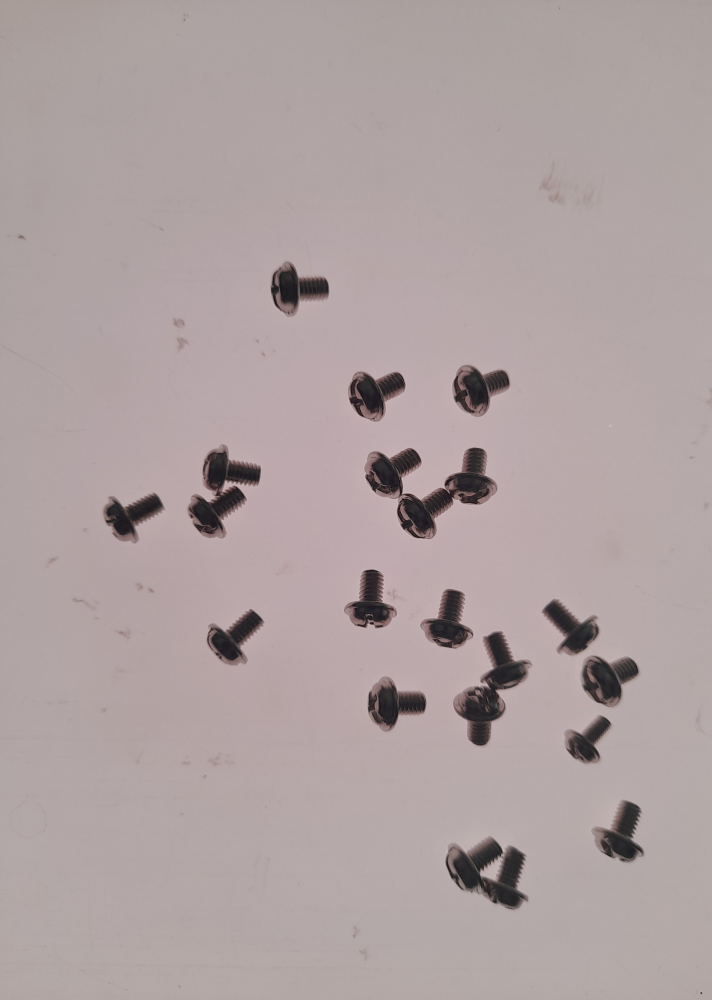
#> input picture CountingChallenge/Bolts/20240713_192951.jpg, 2848 x 4000 px, found by its file name (shown at 1/4 size); its folder holds only this picture in this run
$ python bolt.py
#> lines starting #> are read from the running program, lines starting #| are printed output that depends on the picture; after the words box and inside, x2 and y2 are one past the last pixel; in counts of white or black regions, pixels touching at a corner belong together
import cv2
import numpy as np
import os

def sharpen_image(img):
    kernel = np.array([[0, -1, 0], [-1, 5, -1], [0, -1, 0]])
    sharpened = cv2.filter2D(img, -1, kernel)
    return sharpened

def apply_morphology(img):
    kernel = np.ones((5, 5), np.uint8)
    closed = cv2.morphologyEx(img, cv2.MORPH_CLOSE, kernel)
    return closed

def update_threshold(value, image, image_contours):
    sharpened_image = sharpen_image(image)
    ret, thresh = cv2.threshold(sharpened_image, value, 255, cv2.THRESH_BINARY_INV)
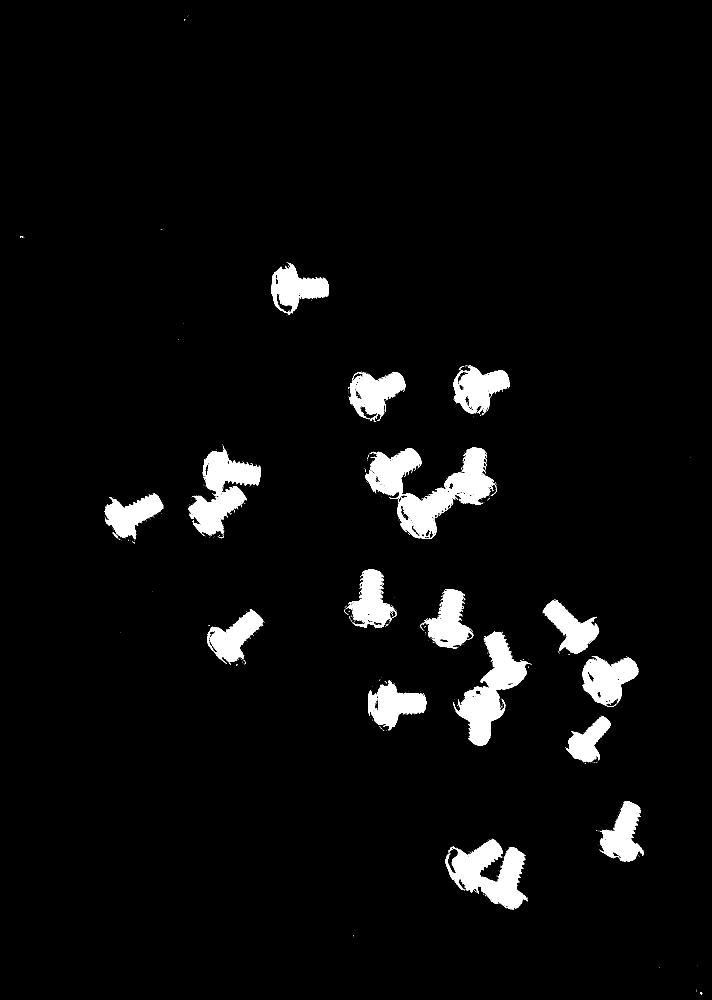
#> thresh: shape (4000, 2848) (shown at 1/4 size); 4.2% white; 1448 white regions (1403 under 20 px), largest, box (x1, y1, x2, y2) and area: (1461, 1791, 1985, 2156) 69718, (1814, 2529, 2120, 2983) 48513, (1782, 3357, 2110, 3639) 45057
#> ret = 105
    closed_thresh = apply_morphology(thresh)
    contours, hierarchy = cv2.findContours(closed_thresh, cv2.RETR_TREE, cv2.CHAIN_APPROX_SIMPLE)
#> contours = 287 contours, 204 with area under 20; largest, box (x1, y1, x2, y2) and area: (1461, 1791, 1988, 2156) 79809, (1814, 2527, 2120, 2983) 50808, (1782, 3355, 2112, 3640) 49870, (752, 1783, 1044, 2153) 46650, (2329, 2624, 2554, 2827) 29076
    cv2.drawContours(image_contours, contours, -1, (0, 255, 0), 2)
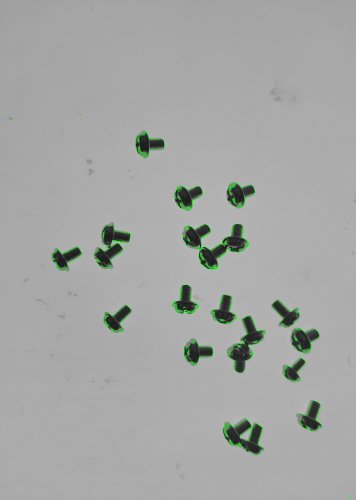
#> image_contours: shape (4000, 2848, 3) (shown at 1/8 size); mean B, G, R 164.3, 166.1, 164.3
    cv2.putText(image_contours, f'Total Contours: {len(contours)}', (10, 30), cv2.FONT_HERSHEY_SIMPLEX, 1, (0, 0, 255), 2)
    cluster_count = count_clusters(closed_thresh, image_contours)
    return image_contours, cluster_count

def count_clusters(thresh, image_contours):
    num_labels, labels_im = cv2.connectedComponents(thresh)
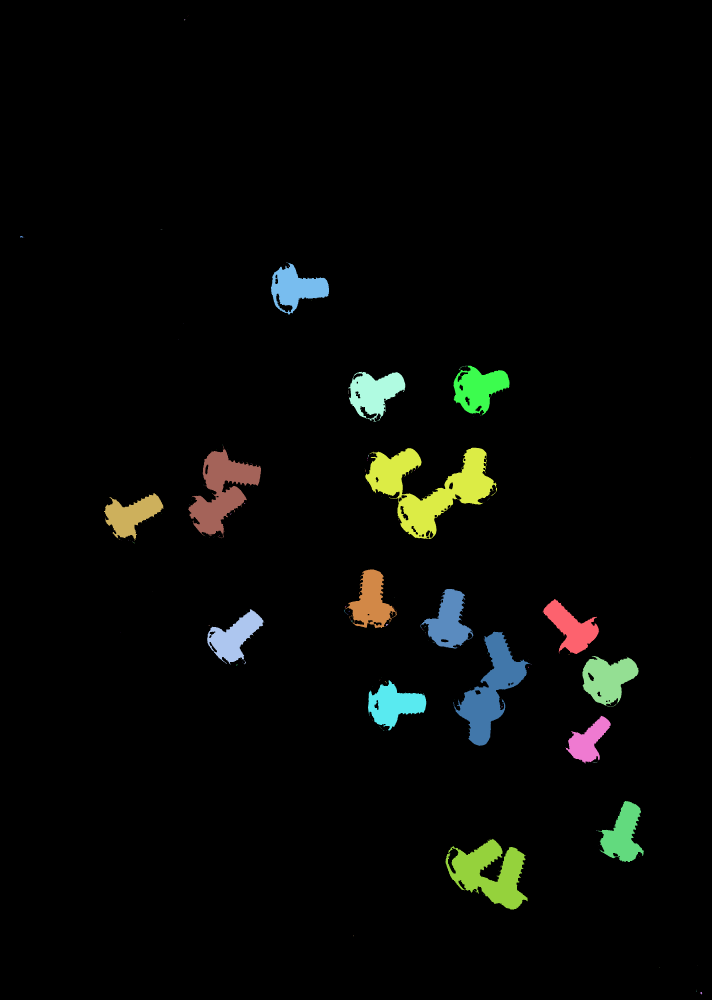
#> labels_im: shape (4000, 2848) int32 (shown at 1/4 size); 225 distinct labels, from 0 to 224; one colour per label, 0 black
#> num_labels = 225
    cluster_count = 0
    min_area = 100
    for label in range(1, num_labels):
        mask = labels_im == label
        area = np.sum(mask)
        if area >= min_area:
            cluster_count += 1
#> this loop made 224 passes
#> area on passes 6, 8, 16, 17, 18, 32, 33, 56: 61, 24565, 69, 25907, 26007, 47290, 78301, 22550
#> pass 1, in count_clusters, `mask = labels_im == label`:
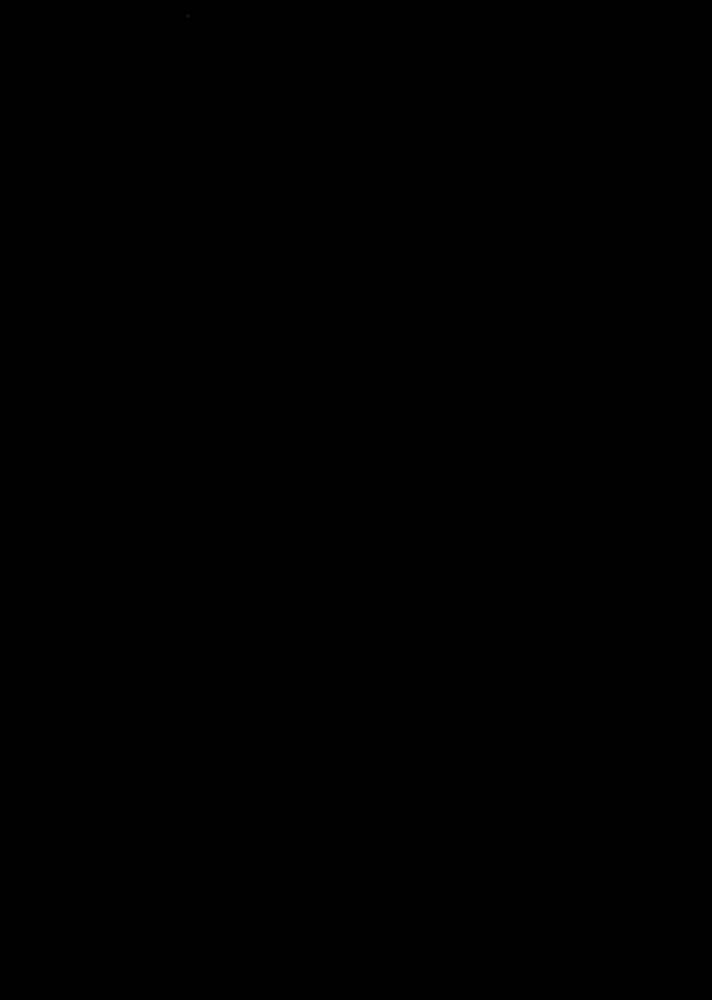
#> mask: shape (4000, 2848) bool (shown at 1/4 size); 0% white in thin lines or dots, all inside (x1, y1, x2, y2) = (751, 63, 753, 65)
#> after the loop, cluster_count = 16
    cv2.putText(image_contours, f'Clusters: {cluster_count}', (10, 70), cv2.FONT_HERSHEY_SIMPLEX, 1, (0, 0, 255), 2)
    return cluster_count

folder_path = '/Users/birajlayek1230/Desktop/task/CountingChallenge/Bolts'  # Update with your folder path
threshold_value = 105

for filename in os.listdir(folder_path):
    if filename.endswith('.jpg') or filename.endswith('.png'):
        image_path = os.path.join(folder_path, filename)
        image = cv2.imread(image_path, cv2.IMREAD_GRAYSCALE)
        image_contours = cv2.cvtColor(image, cv2.COLOR_GRAY2BGR)
        processed_image, cluster_count = update_threshold(threshold_value, image, image_contours)
#> cluster_count = 16
        print(f'{filename}: {cluster_count} objects')
#| 20240713_192951.jpg: 16 objects
        cv2.imshow(f'Contours - {filename}', cv2.resize(processed_image, (0, 0), fx=0.5, fy=0.5))
        cv2.waitKey(0)
        cv2.destroyAllWindows()

$ run again, on CountingChallenge/Bolts/20240713_193831.jpg
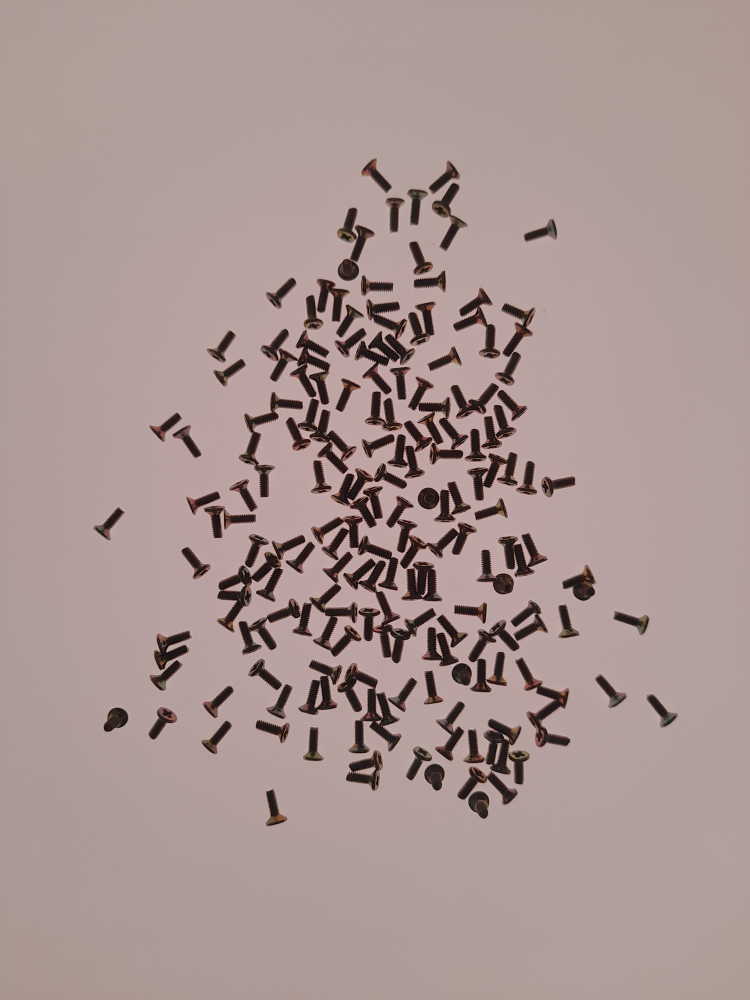
#> input picture CountingChallenge/Bolts/20240713_193831.jpg, 3000 x 4000 px, found by its file name (shown at 1/4 size)
#> in update_threshold, `ret, thresh = cv2.threshold(sharpened_image, value, 255, cv2.THRESH_BI..`:
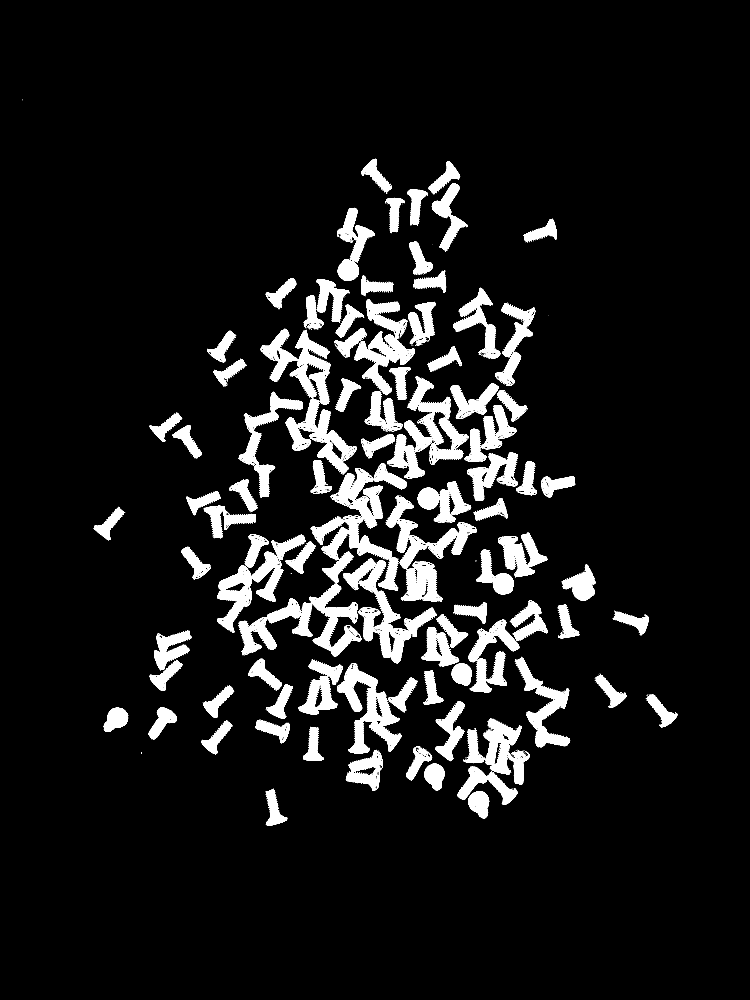
#> thresh: shape (4000, 3000) (shown at 1/4 size); 8.3% white; 1829 white regions (1693 under 20 px), largest, box (x1, y1, x2, y2) and area: (953, 2205, 1445, 2627) 45097, (1548, 1506, 1875, 1915) 38091, (1373, 2233, 1746, 2653) 35416
#> ret = 105
#> closed: shape (4000, 3000); 9.3% white; 99 white regions (16 under 20 px)
#> contours = 245 contours, 16 with area under 20; largest, box (x1, y1, x2, y2) and area: (953, 1853, 1746, 2653) 149366, (1041, 1314, 1427, 1898) 64149, (1548, 1506, 1875, 1915) 50132, (1829, 2872, 2119, 3220) 42842, (1350, 2652, 1670, 3013) 40544
#> in count_clusters, `num_labels, labels_im = cv2.connectedComponents(thresh)`:
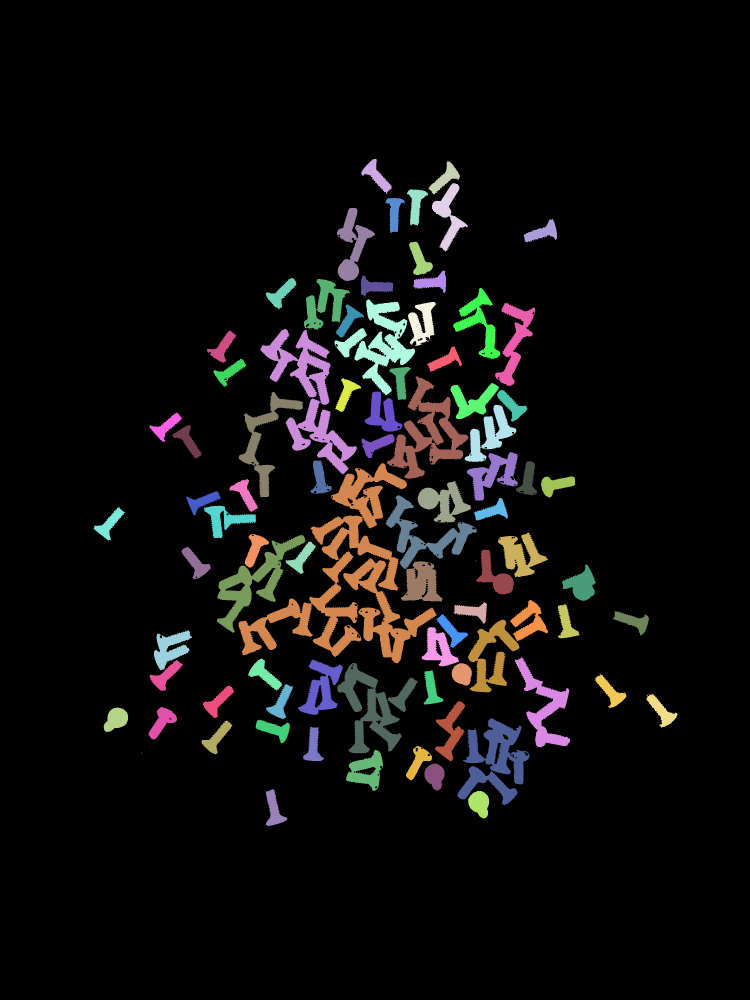
#> labels_im: shape (4000, 3000) int32 (shown at 1/4 size); 100 distinct labels, from 0 to 99; one colour per label, 0 black
#> num_labels = 100
#> the loop in count_clusters, `for label in range(1, num_labels):` made 99 passes
#> area on passes 2, 3, 4, 5, 6, 9, 10, 11: 5960, 5820, 12649, 6056, 5403, 17943, 5765, 6203
#> after the loop in count_clusters, `for label in range(1, num_labels):`: cluster_count = 83
#| 20240713_193831.jpg: 83 objects

$ run again, on CountingChallenge/Bolts/20240713_193839.jpg
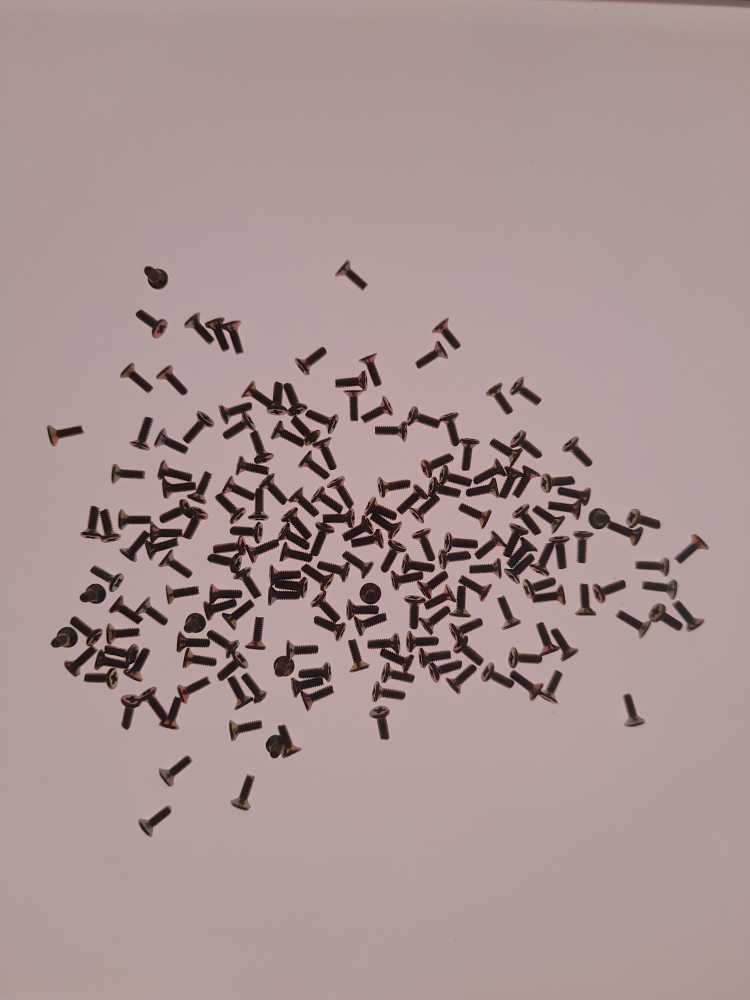
#> input picture CountingChallenge/Bolts/20240713_193839.jpg, 3000 x 4000 px, found by its file name (shown at 1/4 size)
#> in update_threshold, `ret, thresh = cv2.threshold(sharpened_image, value, 255, cv2.THRESH_BI..`:
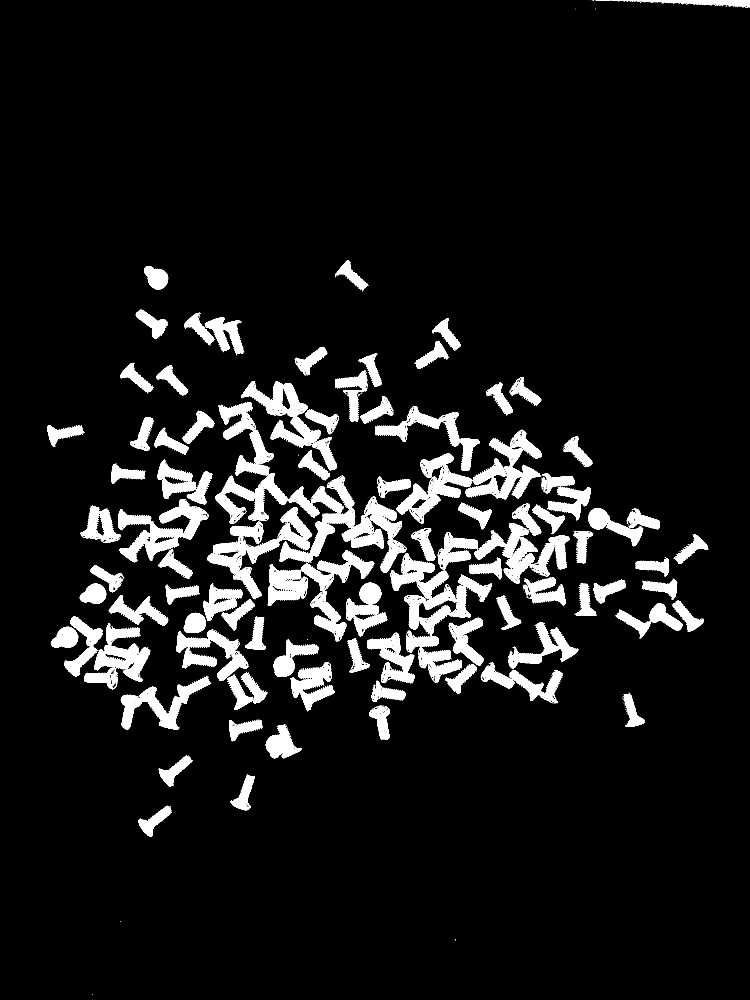
#> thresh: shape (4000, 3000) (shown at 1/4 size); 8.2% white; 2077 white regions (1922 under 20 px), largest, box (x1, y1, x2, y2) and area: (1118, 1903, 1608, 2251) 44571, (860, 1607, 1278, 2096) 43793, (1563, 2213, 1968, 2542) 38777
#> ret = 105
#> closed: shape (4000, 3000); 9.2% white; 111 white regions (26 under 20 px)
#> contours = 256 contours, 26 with area under 20; largest, box (x1, y1, x2, y2) and area: (860, 1607, 1626, 2291) 106809, (1563, 2128, 1968, 2731) 79074, (1584, 1719, 2168, 2094) 67598, (1071, 2202, 1497, 2565) 45736, (829, 2028, 1249, 2397) 42472
#> in count_clusters, `num_labels, labels_im = cv2.connectedComponents(thresh)`:
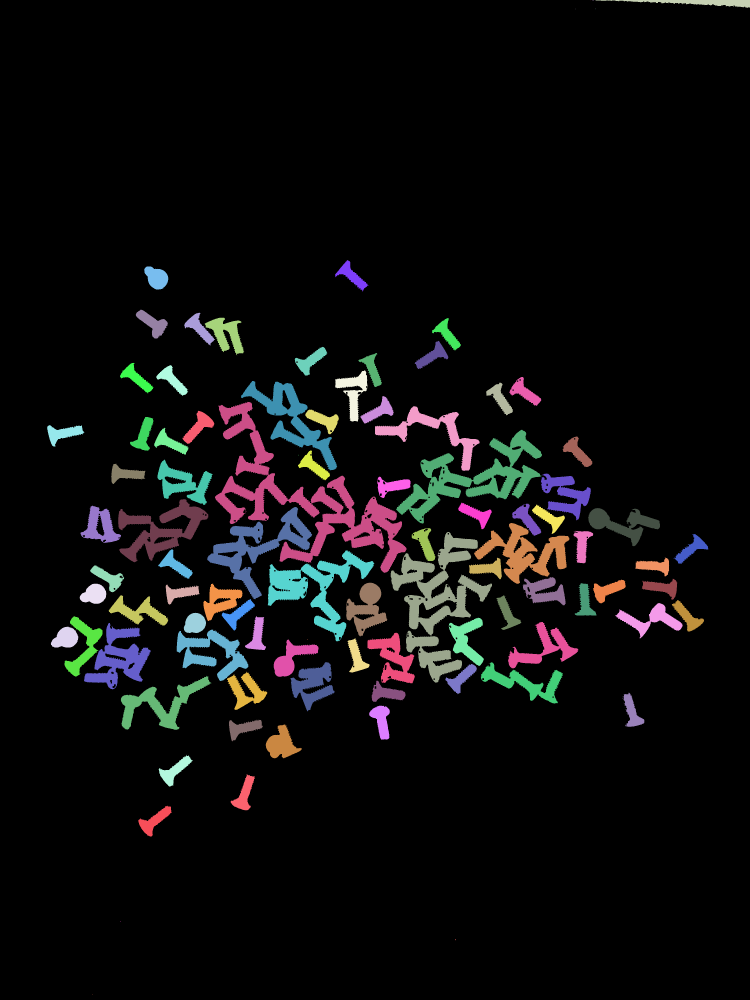
#> labels_im: shape (4000, 3000) int32 (shown at 1/4 size); 112 distinct labels, from 0 to 111; one colour per label, 0 black
#> num_labels = 112
#> the loop in count_clusters, `for label in range(1, num_labels):` made 111 passes
#> area on passes 3, 7, 8, 9, 10, 11, 12, 14: 8319, 5195, 6169, 6310, 5466, 11146, 5146, 5468
#> after the loop in count_clusters, `for label in range(1, num_labels):`: cluster_count = 85
#| 20240713_193839.jpg: 85 objects
